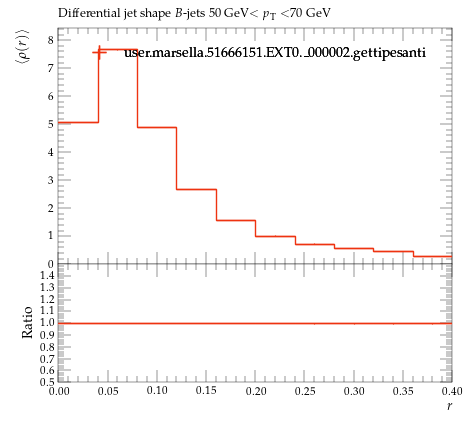

Recreate this plot in Python.
#! /usr/bin/env python

# This Python script was auto-generated using YODA v2.0.2.
# Analysis object: /MC_HFDECAYS/avg_B_jet_rho_50_70
# Timestamp: 24-07-2026 (16:40:05)

import matplotlib as mpl
import matplotlib.pyplot as plt
mpl.use('Agg') # comment out for interactive use
import os
import numpy as np

plotDir = os.path.split(os.path.realpath(__file__))[0]
if 'YODA_USER_PLOT_PATH' in globals():
    plot_outdir = globals()['YODA_USER_PLOT_PATH']
else:
    plot_outdir = plotDir

#plot style
plt.style.use(os.path.join(plotDir, '../default.mplstyle'))
# plot metadata
figW, figH = plt.rcParams['figure.figsize']
ax_xLabel = r'$r$'
ax_yLabel = r'$\langle\rho(r)\rangle$'
ax_title  = r'Differential jet shape $B$-jets 50 GeV$<p_\mathrm{T}<$70 GeV'
ax_xScale = 'linear'
ax_yScale = 'linear'
xLims = (0.0, 0.4)
yLims = (0.0, 8.445206)

# TeX-friendly labels for the legend
labels = {
    'legend' : ([ r"user.marsella.51666151.EXT0.\_000002.gettipesanti" ], r""),
}

# Adjust canvas width and height
canvasW = 10.0
canvasH = 9.0
figW *= canvasW/10.
figH *= canvasH/9.

# Create figure and axis objects
fig, (ax, ratio0_ax) = plt.subplots(2, 1, sharex=True,
                  figsize=(figW,figH), gridspec_kw={'height_ratios': (6.0, 3.0)})

# Set figure margins
plt.subplots_adjust(
    left   = 1.0 * plt.rcParams['figure.subplot.left'],
    right  = 1.0 * plt.rcParams['figure.subplot.right'],
    top    = 1.0 * plt.rcParams['figure.subplot.top'],
    bottom = 1.0 * plt.rcParams['figure.subplot.bottom'])

ratio0_ax.yaxis.set_major_locator(mpl.ticker.MultipleLocator(0.1))
ratio0_ax.set_ylim(0.5, 1.4999)
ratio0_ax.set_ylabel('Ratio')

# the numerical data is stored in a separate file
dataf = dict()
prefix = os.path.split(__file__)[0]
if prefix:    prefix = prefix + '/'
exec(open(prefix+'avg_B_jet_rho_50_70__data.py').read(), dataf)


legend_handles = dict() # keep track of handles for the legend

# style options for curves
# starts at zorder>=5 to draw curve on top of legend
styles = {
  'user.marsella.51666151.EXT0._000002.gettipesanti.yoda.gz': {
    'color' : '#EE3311',
    'linestyle' : '-',
    'linewidth' : 1,
    'marker' : 'none',
    'markersize' : 2,
    'capsize' : 0.0,
    'zorder' : 5,
    'histstyle' : 1,
    'drawstyle' : 'steps-pre',
    'xerrorbars' : 1,
    'yerrorbars' : 1,
    'fillcolor' : None,
    'fillopacity' : 1.0,
    'ratio0_linestyle' : '-',
    'ratio0_linewidth' : 1,
    'ratio0_marker' : 'none',
    'ratio0_markersize' : 2,
    'ratio0_capsize' : 0.0,
    'ratio0_zorder' : 5,
    'ratio0_histstyle' : 1,
    'ratio0_drawstyle' : 'steps-pre',
    'ratio0_xerrorbars' : 1,
    'ratio0_yerrorbars' : 1,
  },
}

# curve from input yoda files in main panel
for label, yvals in dataf['yvals'].items():
    if all(np.isnan(v) for v in dataf['yvals'][label]):
        continue
    tmp = None
    if styles[label]['histstyle']: # draw as histogram
        xpos = dataf['xedges'][label] if styles[label]['drawstyle'] else dataf['xpoints'][label]
        ypos = np.insert(yvals, 0, yvals[0]) if styles[label]['drawstyle'] else yvals
        if styles[label]['fillcolor']: # fill area below curve
            ax.fill_between(xpos, ypos, step='pre',
                            color=styles[label]['fillcolor'],
                            alpha=styles[label]['fillopacity'])
        tmp, = ax.plot(xpos, ypos,
                       color=styles[label]['color'],
                       linestyle=styles[label]['linestyle'],
                       linewidth=styles[label]['linewidth'],
                       drawstyle=styles[label]['drawstyle'], solid_joinstyle='miter',
                       zorder=styles[label]['zorder'], label=label)
    tmp = ax.errorbar(dataf['xpoints'][label], yvals,
                      xerr=np.array(dataf['xerrs'][label])*styles[label]['xerrorbars'],
                      yerr=np.array(dataf['yerrs'][label])*styles[label]['yerrorbars'],
                      fmt=styles[label]['marker'], capsize=styles[label]['capsize'],
                      markersize=styles[label]['markersize'],
                      ecolor=styles[label]['color'],
                      color=styles[label]['color'], zorder=styles[label]['zorder'])
    tmp[-1][0].set_linestyle(styles[label]['linestyle'])
    tmp[-1][0].set_linewidth(styles[label]['linewidth'])
    if label in dataf['add_legend_handle']:  legend_handles[label] = tmp
    for varLabel in dataf['variation_yvals'].keys():
        if varLabel.startswith(label):
            tmp, = ax.plot(dataf['xedges'][label], dataf['variation_yvals'][varLabel],
                           color=styles[label]['color'],
                           linestyle=styles[label]['linestyle'],
                           linewidth=styles[label]['linewidth'],
                           drawstyle='steps-pre', solid_joinstyle='miter',
                           zorder=styles[label]['zorder'], alpha=0.5)


# plots on ratio panel
# curve from input yoda files in ratio panel
for label, yvals in dataf['ratio0_yvals'].items():
    if all(np.isnan(v) for v in yvals):
        continue
    if styles[label]['ratio0_histstyle']: # plot as histogram
        xpos = dataf['xedges']['user.marsella.51666151.EXT0._000002.gettipesanti.yoda.gz'] if styles[label]['ratio0_drawstyle'] else dataf['xpoints']['user.marsella.51666151.EXT0._000002.gettipesanti.yoda.gz']
        ypos = np.insert(yvals, 0, yvals[0]) if styles[label]['ratio0_drawstyle'] else yvals
        ratio0_ax.plot(xpos, ypos,
                       color=styles[label]['color'],
                       linewidth=styles[label]['linewidth'],
                       linestyle=styles[label]['ratio0_linestyle'],
                       drawstyle=styles[label]['ratio0_drawstyle'], zorder=styles[label]['zorder'],
                       solid_joinstyle='miter')
    tmp = ratio0_ax.errorbar(dataf['xpoints']['user.marsella.51666151.EXT0._000002.gettipesanti.yoda.gz'], yvals,
                             xerr=np.array(dataf['ref_xerrs'])*styles[label]['ratio0_xerrorbars'],
                             yerr=np.array(dataf['ratio0_yerrs'][label])*styles[label]['ratio0_yerrorbars'],
                             fmt=styles[label]['ratio0_marker'], capsize=styles[label]['ratio0_capsize'],
                             markersize=styles[label]['ratio0_markersize'],
                             ecolor=styles[label]['color'],
                             color=styles[label]['color'])
    tmp[-1][0].set_linestyle(styles[label]['ratio0_linestyle'])
    tmp[-1][0].set_linewidth(styles[label]['ratio0_linewidth'])

    for varlabel in dataf['ratio0_variation_vals'].keys():
        if varlabel.startswith(label):
            ratio0_ax.plot(dataf['xedges']['user.marsella.51666151.EXT0._000002.gettipesanti.yoda.gz'],
                            dataf['ratio0_variation_vals'][varlabel],
                            color=styles[label]['color'],
                            linestyle=styles[label]['linestyle'],
                            linewidth=styles[label]['linewidth'],
                            drawstyle='steps-pre', solid_joinstyle='miter',
                            zorder=1, alpha=0.5)

legend_items = list(legend_handles.values())
ax.add_artist(ax.legend(legend_items,
                        labels['legend'][0],
                        title=labels['legend'][1],
                        alignment='left',
                        loc='upper center',
                        bbox_to_anchor=(0.5, 0.97)))

# set plot metadata as defined above
ratio0_ax.set_xlabel(ax_xLabel)
ratio0_ax.xaxis.set_label_coords(1., -0.15)
ax.set_ylabel(ax_yLabel, ha='right', va='top')
ax.yaxis.set_label_coords(-0.11, 1.0)
ax.set_title(ax_title, loc='left')
ax.set_xscale(ax_xScale)
ax.set_yscale(ax_yScale)
ax.set_xlim(xLims)
ax.set_ylim(yLims)

# tick formatting
plt.rcParams['xtick.top'] = True
plt.rcParams['ytick.right'] = True
fig.align_ylabels((ax, ratio0_ax))
plt.savefig(os.path.join(plot_outdir, 'avg_B_jet_rho_50_70.pdf'), format='PDF')
plt.savefig(os.path.join(plot_outdir, 'avg_B_jet_rho_50_70.png'), format='PNG')

plt.close(fig)
